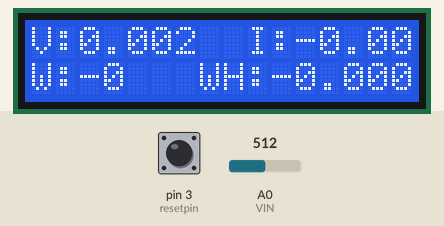
Recording of a sketch running on a simulated Arduino Uno, built with avr-gcc and run on an emulated ATmega328P. Parts: 16×2 character LCD. The test bench sets the inputs (shaded band); at power-on: A0 (VIN) = 512, pin 3 (resetpin) LOW. What the sketch prints to the serial monitor is not drawn.

Above: at 2.1 s.
2.2 s: A0 (VIN) set to 716
At 3.7 s:
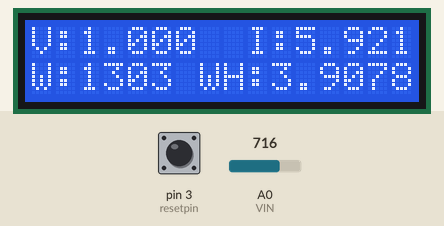
6.0 s: A0 (VIN) set to 900
At 10.9 s:
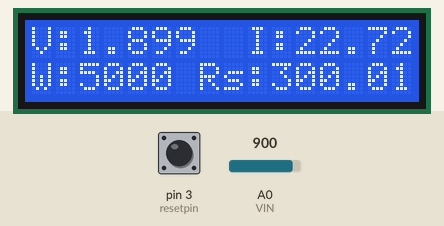
11.0 s: A0 (VIN) set to 1023
At 13.2 s:
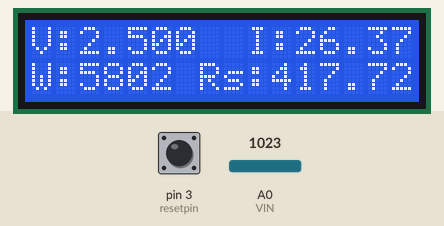
Timing chart, 0 to 14.7 s (numbered marks = the images above; inputs shaded):
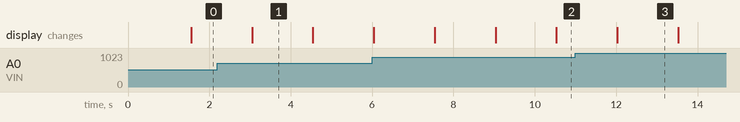

The sketch:

current_reader.ino
```cpp
/*
 *
 * Arduino Sketch for Allegro ACS712 Current Sensor
 * this sensor can measure current at range of up to 30A
 * It operates with 5V
 * Please watch video instruction and explanation for this code.
 *
 * Written by Ahmad Shamshiri on Sunday Jun 17, 2018 at 22:06 at Ajax, Ontario, Canada
 * for Robojax.com
 * View the video instruction at https://youtu.be/DVp9k3xu9IQ
 * This code has been downloaded from Robojax.com
 */


#include <Wire.h>
#include <LiquidCrystal_I2C.h>
//#include <EEPROM.h>

// Set the LCD address to 0x27 for a 16 chars and 2 line display
LiquidCrystal_I2C lcd(0x27, 16, 2);
#define VIN A0 // define the Arduino pin A0 as voltage input (V in)
const float VCC   = 5.0;// supply voltage is from 4.5 to 5.5V. Normally 5V.
const int model = 2;   // enter the model number (see below)
int resetpin=3;


float cutOffLimit = 0.3;// set the current which below that value, doesn't matter. Or set 0.5

/*
          "ACS712ELCTR-05B-T",// for model use 0
          "ACS712ELCTR-20A-T",// for model use 1
          "ACS712ELCTR-30A-T"// for model use 2
sensitivity array is holding the sensitivy of the  ACS712
current sensors. Do not change. All values are from page 5  of data sheet
*/
float sensitivity[] ={
          0.185,// for ACS712ELCTR-05B-T
          0.100,// for ACS712ELCTR-20A-T
          0.066// for ACS712ELCTR-30A-T

         };


const float QOV =   0.5 * VCC;// set quiescent Output voltage of 0.5V
float voltage;// internal variable for voltage
float current;
float prev=0;
float raw=0;
int average=0;
long unsigned currentmilli;
long unsigned delaymilli;
long unsigned setmilli;
float correction=-0.01;
int count=0;
void setup()
{
  pinMode(resetpin,INPUT);
//
//    currentmilli = EEPROM.read(1);
//    delaymilli=EEPROM.read(2);
//    setmilli=EEPROM.read(3);
    Serial.begin(9600);// initialize serial monitor
    lcd.begin();

  // Turn on the blacklight and print a message.
  lcd.backlight();
}

void loop() {


Serial.print("reset value:");
Serial.println(digitalRead(resetpin));
//if(digitalRead(resetpin)==1)
//{
//    EEPROM.write(1, 0);
//    EEPROM.write(2, 0);
//    EEPROM.write(3, 0);
//}
//Serial.println(EEPROM.read(1));
//    Serial.println(EEPROM.read(2));

float maxread=0;
float minread=0;

float val=0;

//
minread= analogRead(VIN);
for(int j=0;j<=140;++j)
{
  raw =  analogRead(VIN);
   float  voltage_raw =   (5.0 / 1023.0)*  raw;
   voltage =  voltage_raw - QOV  ;
  if(maxread<voltage)
  {
   maxread=voltage;
  }
  if(minread>voltage)
  {
    minread=voltage;
  }
  delay(10);
}
//raw =analogRead(VIN);
 float setit=((maxread+abs(minread))*.4)+correction;
  Serial.println(setit,3);
   if(count>100)
  {
    count=0;
  }
   count=count+1;
    Serial.println(count);
  average= (average + int(setit*1000)%10);
   Serial.println(average);
  float increm=float((int(average/count))/10);
  Serial.println(increm,3);
 //Serial.println(increm/1000),3);
 setit=(setit-float(int(setit*1000)%10)/1000)+float(increm/1000);

  Serial.println(setit,3);
 Serial.println(prev,3);


 current =  setit  / sensitivity[model];


 if(current>=0.00 ||current<0.00 )
 {
    Serial.print("max: ");
    Serial.print(maxread,3);// print voltage with 3 decimal places
    Serial.print(", mix: ");
    Serial.print(minread,3);
     Serial.print("V, V: ");
    Serial.print(voltage,3);
    Serial.print("V, I: ");
    Serial.print(current,3); // print the current with 2 decimal places
    Serial.print("A, W: ");
    Serial.println(current*230,3); // print the current with 2 decimal places


    lcd.setCursor(0,0);
    lcd.print("V:");
    lcd.print(voltage,3);
    lcd.setCursor(9,0);
    lcd.print("I:");
    lcd.print(current,3);
    lcd.setCursor(0,1);
    lcd.print("W:");
    lcd.print((current*220),0);
    lcd.setCursor(7,1);

    currentmilli=millis()-delaymilli;
//    EEPROM.write(1, currentmilli);
//    EEPROM.write(3, millis());
    float kwh=((current*220)/1000) * ((currentmilli/1000));
    if(((currentmilli/1000)/10)%2==0)
    {

    lcd.print("WH:");
    lcd.print(kwh,4);
    }
    else
    {
     lcd.print("Rs:");
     float rs=kwh*6;
      lcd.print(rs,4);
    }
 }
 else
 {
   delaymilli=millis()-currentmilli;
 //  EEPROM.write(2, delaymilli);
    lcd.print("low current");
 }

// delay(2500);
}
```

Measured:
- after the input at 2.2 s, the display: changes after 0.85 s (image 1)
- what the display in image 1 shows lasts 1.4 s, from 3.1 s to 4.5 s
